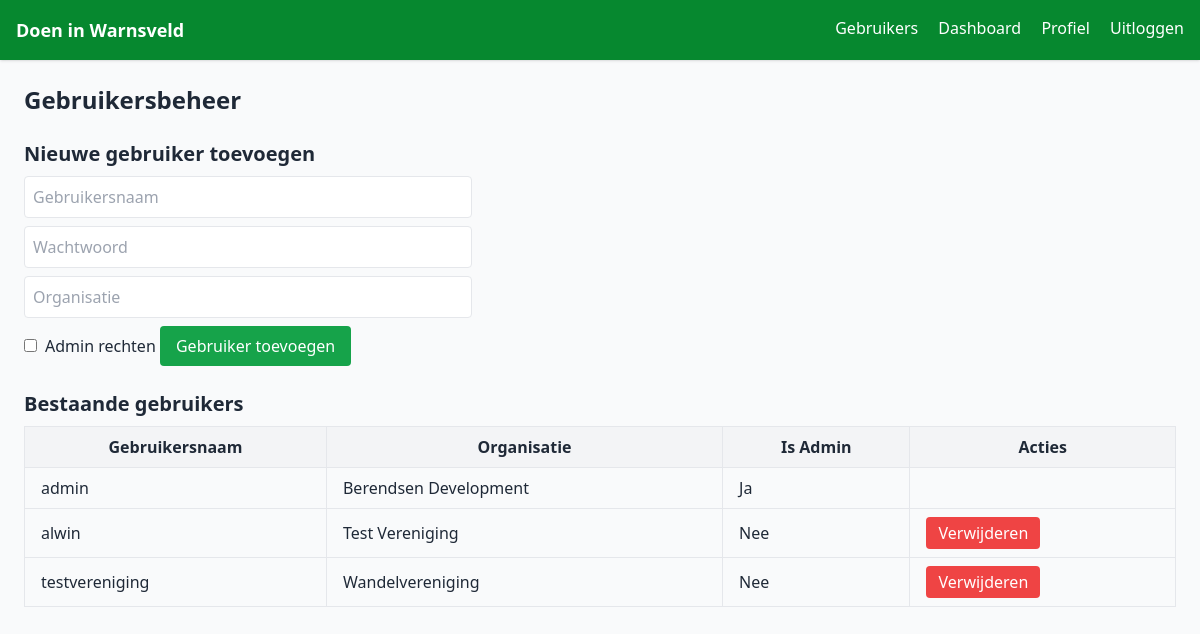
Page /admin/users (signed in) on the committed database.
### tables this page shows
CREATE TABLE users (
                        id INTEGER PRIMARY KEY,
                        username TEXT UNIQUE,
                        password TEXT,
                        organization TEXT,
                        is_admin INTEGER DEFAULT 0, email TEXT, address TEXT);

### app.py (the view, shortened to what this page needs)
@app.route('/admin/users', methods=['GET', 'POST'])
def manage_users():
    if not session.get('is_admin'):
        return redirect(url_for('dashboard'))
    conn = sqlite3.connect(DB)
    c = conn.cursor()
    c.execute("SELECT id, username, organization, is_admin FROM users")
    users = c.fetchall()
    conn.close()
    return render_template('admin_users.html', users=users)

### templates/admin_users.html (shortened to what this page needs)
{% extends 'base.html' %}
{% block content %}
<h1 class="text-2xl font-bold mb-6">Gebruikersbeheer</h1>
<h2 class="text-xl font-semibold mb-2">Nieuwe gebruiker toevoegen</h2>
<form method="POST" class="mb-6 space-y-2 max-w-md">
    <input name="username" placeholder="Gebruikersnaam" class="w-full p-2 border rounded" required>
    <input type="password" name="password" placeholder="Wachtwoord" class="w-full p-2 border rounded" required>
    <input name="organization" placeholder="Organisatie" class="w-full p-2 border rounded" required>
    <label class="inline-flex items-center">
        <input type="checkbox" name="is_admin" class="mr-2"> Admin rechten
    </label>
    <button class="bg-green-600 text-white px-4 py-2 rounded">Gebruiker toevoegen</button>
</form>
<h2 class="text-xl font-semibold mb-2">Bestaande gebruikers</h2>
<table class="table-auto w-full border-collapse">
    <thead>
        <tr class="bg-gray-100">
            <th class="border px-4 py-2">Gebruikersnaam</th>
            <th class="border px-4 py-2">Organisatie</th>
            <th class="border px-4 py-2">Is Admin</th>
            <th class="border px-4 py-2">Acties</th>
        </tr>
    </thead>
    <tbody>
        {% for user in users %}
        <tr>
            <td class="border px-4 py-2">{{ user[1] }}</td>
            <td class="border px-4 py-2">{{ user[2] }}</td>
            <td class="border px-4 py-2">{{ 'Ja' if user[3] else 'Nee' }}</td>
            <td class="border px-4 py-2">
                {% if user[1] != session.user %}
                <form method="POST" class="inline">
                    <button class="bg-red-500 text-white px-3 py-1 rounded" onclick="return confirm('Weet je het zeker?')">Verwijderen</button>
                </form>
                {% endif %}
            </td>
        </tr>
        {% endfor %}
    </tbody>
</table>
{% endblock %}

### templates/base.html (shortened to what this page needs)
<!DOCTYPE html>
<html lang="nl">
<head>
    <script src="https://cdn.tailwindcss.com"></script>
    <link href='https://cdn.jsdelivr.net/npm/fullcalendar@6.1.8/index.global.min.css' rel='stylesheet' />
</head>
<body class="bg-gray-50 text-gray-800">
    <nav class="bg-thema shadow p-4 flex justify-between">
        <a href="/" class="font-bold text-lg text-white">Doen in Warnsveld</a>
        <div>
            {% if session.is_admin %}
                <a href="/admin/users" class="mr-4 text-white hover:underline">Gebruikers</a>
            {% endif %}
            {% if session.user %}
                <a href="/dashboard" class="mr-4 text-white hover:underline">Dashboard</a>
                <a href="/profile" class="mr-4 text-white hover:underline">Profiel</a>
                <a href="/logout" class="text-white hover:underline">Uitloggen</a>
            {% else %}
                <a href="/login" class="text-white hover:underline">Inloggen</a>
            {% endif %}
        </div>
    </nav>
    <main class="p-6">
        {% block content %}{% endblock %}
    </main>
</body>
</html>

### templates/base.html (style rules this page uses)
.bg-thema { background-color: #06882f; }

### rows in the picture
users: username "admin", organization "Berendsen Development", is_admin "Ja"
users: username "alwin", organization "Test Vereniging", is_admin "Nee"
users: username "testvereniging", organization "Wandelvereniging", is_admin "Nee"
